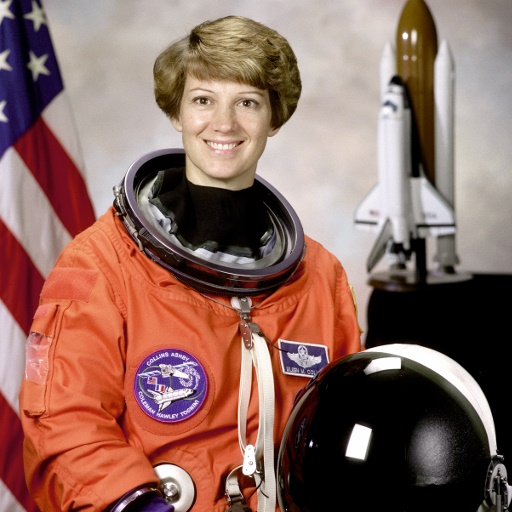
#> input picture 5th_year/Computer_Vision/lab8/image.jpg, 512 x 512 px
$ python sift-full.py
#> lines starting #> are read from the running program, lines starting #| are printed output that depends on the picture

import cv2
import random

image = cv2.imread('image.jpg')
#> image is the input picture: shape (512, 512, 3); mean B, G, R 96.5, 105.8, 141.6
image_rot = cv2.imread('image_rot.jpg')
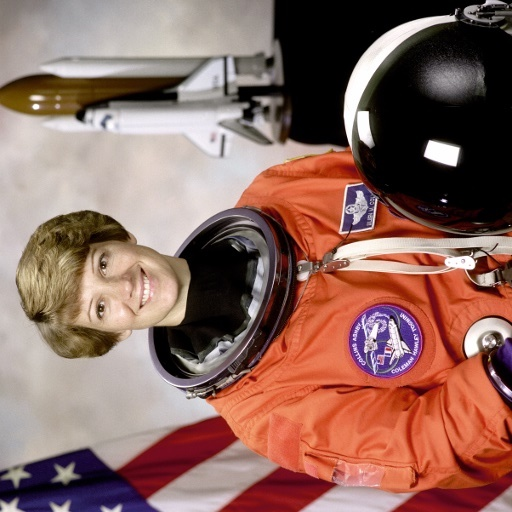
#> input picture 5th_year/Computer_Vision/lab8/image_rot.jpg, 512 x 512 px
#> image_rot is the input picture: shape (512, 512, 3); mean B, G, R 96.7, 105.6, 141.8
gray = cv2.cvtColor(image, cv2.COLOR_BGR2GRAY)
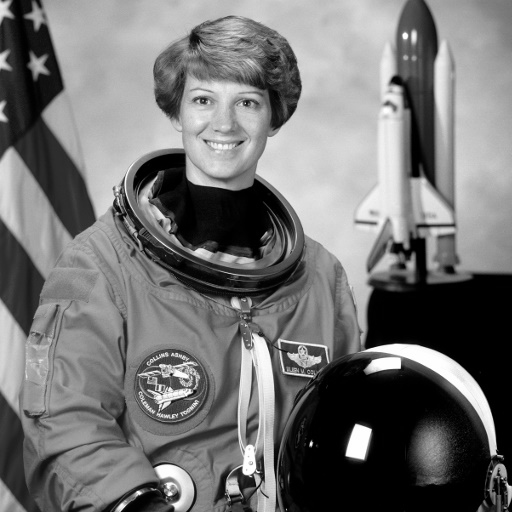
#> gray: shape (512, 512); min 0, max 255, mean 115.4
gray_rot = cv2.cvtColor(image_rot, cv2.COLOR_BGR2GRAY)
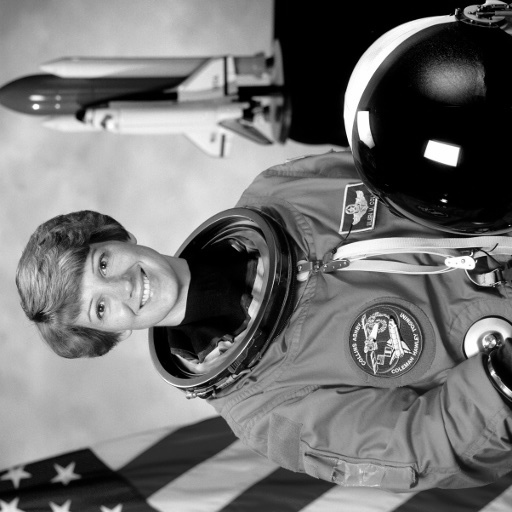
#> gray_rot: shape (512, 512); min 0, max 255, mean 115.4
sift = cv2.xfeatures2d.SIFT_create()
kp, desc = sift.detectAndCompute(gray, None)
#> kp = 1111 keypoints; strongest (x, y, size): (358, 442, 18.8), (311, 444, 2.6), (139, 493, 3.5), (389, 358, 21.5)
kp_rot, desc_rot = sift.detectAndCompute(gray_rot, None)
#> kp_rot = 1100 keypoints; strongest (x, y, size): (443, 153, 18.9), (444, 201, 2.6), (493, 373, 3.5), (358, 122, 21.5)

# BFMatcher with default params
bf = cv2.BFMatcher()
matches = bf.knnMatch(desc, desc_rot, k=2)
#> matches = 1111 matches

# Apply ratio test
good = []
for m, n in matches:
    if m.distance < 0.4*n.distance:
        good.append([m])
#> after the loop, good = 904 matches

# Shuffle the matched keypoints
random.shuffle(good)
# cv2.drawMatchesKnn expects list of lists as matches.
image_match = cv2.drawMatchesKnn(
    image, kp, image_rot, kp_rot, good[:10], flags=2, outImg=None)
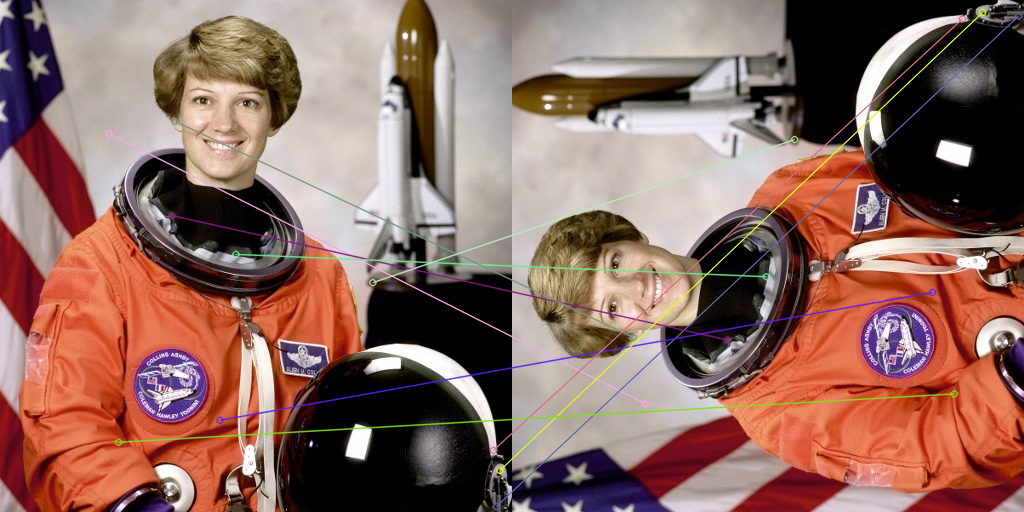
#> image_match: shape (512, 1024, 3); mean B, G, R 97.3, 106.5, 142

cv2.imshow("sift_matches", image_match)
cv2.waitKey(0)
cv2.destroyAllWindows()
